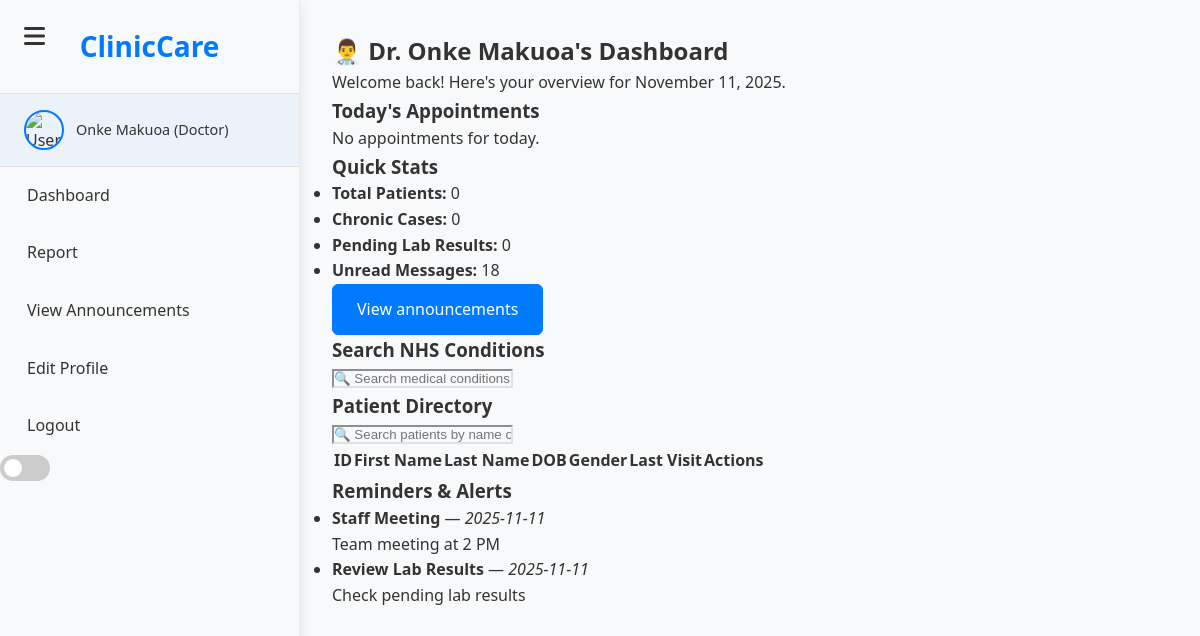
The page /doctorDashboard.html (signed in) on the database its author committed.
### models.py (models this page shows, shortened)
class Employee(db.Model):
    __tablename__ = 'employees'
    id = db.Column(db.Integer, primary_key=True)
    first_name = db.Column(db.String(100), nullable=False)
    last_name = db.Column(db.String(100), nullable=False)
    email = db.Column(db.String(120), nullable=False, unique=True)
    password = db.Column(db.String(255), nullable=False)
    phone = db.Column(db.String(20))
    address = db.Column(db.Text)
    role = db.Column(db.String(20), nullable=False)
    hire_date = db.Column(db.String(20))
    availability = db.Column(db.String(20), default='available')
    profile_image = db.Column(db.String(255), default='default.jpg')
    staff_number = db.Column(db.String(50), unique=True, nullable=False, default='TEMPSTAFF')
    specialization = db.Column(db.String(100))
    created_at = db.Column(db.DateTime, default=datetime.utcnow)
    active = db.Column(db.Boolean, default=True, nullable=False)
    patients = db.relationship('Patient', backref='employee', lazy=True)
    appointments = db.relationship('Appointment', foreign_keys='Appointment.helper_id',
                                   primaryjoin="Employee.staff_number == Appointment.helper_id",
                                   backref='assigned_helper', lazy=True)  # ← FIXED: unique backref

### script.py (the view)
@app.route('/doctorDashboard.html')
def doctor_dashboard():
    if 'user_id' not in session or session.get('role') not in ['doctor', 'nurse']:
        logger.error(f"Unauthorized access: user_id={session.get('user_id')}, role={session.get('role')}")
        return redirect(url_for('login_page'))
    conn = None
    try:
        conn = get_db_connection()
        c = conn.cursor()
        employee_id = c.execute("SELECT id FROM employees WHERE staff_number = ?", (session['user_id'],)).fetchone()[0]
        c.execute("SELECT p.id, p.first_name, p.last_name, p.date_of_birth, p.gender FROM patients p WHERE p.employee_id = ?", (employee_id,))
        patients = [{'id': row['id'], 'first_name': row['first_name'], 'last_name': row['last_name'], 'date_of_birth': row['date_of_birth'], 'gender': row['gender'], 'last_visit_date': 'N/A'} for row in c.fetchall()]
        today = datetime.now().strftime('%Y-%m-%d')
        c.execute("""
            SELECT p.id, p.first_name, p.last_name, a.appointment_date
            FROM appointments a
            JOIN patients p ON a.patient_id = p.id
            WHERE a.appointment_date LIKE ? AND p.employee_id = ?
        """, (f'{today}%', employee_id))
        patients_today = [{'id': row['id'], 'first_name': row['first_name'], 'last_name': row['last_name'], 'appointment_time': row['appointment_date']} for row in c.fetchall()]
        c.execute("SELECT COUNT(*) FROM patients WHERE employee_id = ?", (employee_id,))
        total_patients = c.fetchone()[0]
        c.execute("SELECT COUNT(*) FROM patients WHERE medical_history LIKE '%chronic%' AND employee_id = ?", (employee_id,))
        chronic_patients = c.fetchone()[0]
        c.execute("SELECT AVG(length(current_medications) - length(replace(current_medications, ',', '')) + 1) FROM patients WHERE current_medications IS NOT NULL AND employee_id = ?", (employee_id,))
        avg_medications = c.fetchone()[0] or 0
        c.execute("SELECT COUNT(*) FROM messages WHERE title LIKE '%Doctor%'")
        unread_messages = c.fetchone()[0] or 0
        pending_lab_results = 0
        reminders = [
            {'title': 'Staff Meeting', 'date': datetime.now().strftime('%Y-%m-%d'), 'description': 'Team meeting at 2 PM'},
            {'title': 'Review Lab Results', 'date': datetime.now().strftime('%Y-%m-%d'), 'description': 'Check pending lab results'}
        ]
        health_trends = "Stable, with a slight increase in chronic condition cases this month."
        user_details = get_user_details(conn, session['user_id'])
        logger.debug(f"Rendering dashboard for username={session['user_id']}, role={session['role']}")
        return render_template('doctor/doctorDashboard.html',
                              now=datetime.now(),
                              username=session['user_id'],
                              patients=patients,
                              patients_today=patients_today,
                              total_patients=total_patients,
                              chronic_patients=chronic_patients,
                              avg_medications=avg_medications,
                              health_trends=health_trends,
                              user_details=user_details,
                              pending_lab_results=pending_lab_results,
                              unread_messages=unread_messages,
                              reminders=reminders)
    except Exception as e:
        logger.error(f"Doctor dashboard error: {str(e)}")
        flash(f'An error occurred: {str(e)}', 'error')
        return redirect(url_for('login_page'))
    finally:
        if conn:
            conn.close()

### templates/doctor/doctorDashboard.html (shortened to what this page needs)
{% extends "base.html" %}
{% block content %}
<div class="container mx-auto px-4 py-8 doctor-dash-container">
    <header class="doctor-dash-header mb-8">
        <h2 class="text-3xl font-bold">👨‍⚕️ Dr. {{ user_details.first_name }} {{ user_details.last_name }}'s Dashboard</h2>
        <p class="text-lg text-gray-600">Welcome back! Here's your overview for {{ now.strftime('%B %d, %Y') }}.</p>
    </header>
    <section class="grid grid-cols-1 lg:grid-cols-2 gap-8 mb-8 doctor-dash-top">
        <div class="bg-white rounded-lg shadow-md p-6 doctor-card schedule-card">
            <h3 class="text-xl font-semibold mb-4">Today's Appointments</h3>
            {% if patients_today %}
            <ul class="space-y-4 appointments-list overflow-y-auto max-h-80">
                {% for patient in patients_today %}
                <li class="border-b pb-2">
                    <strong class="text-lg">{{ patient.first_name }} {{ patient.last_name }}</strong> (ID: {{ patient.id }})
                    at {{ patient.appointment_time if patient.appointment_time else 'Time TBD' }}
                    <a href="{{ url_for('view_patient', id=patient.id) }}" class="btn btn-primary btn-sm inline-block mt-2">View Profile</a>
                </li>
                {% endfor %}
            </ul>
            {% else %}
            <p class="text-center text-gray-600">No appointments for today.</p>
            {% endif %}
        </div>
        <div class="bg-white rounded-lg shadow-md p-6 doctor-card quick-stats-card">
            <h3 class="text-xl font-semibold mb-4">Quick Stats</h3>
            <ul class="space-y-3">
                <li><strong>Total Patients:</strong> {{ total_patients }}</li>
                <li><strong>Chronic Cases:</strong> {{ chronic_patients }}</li>
                <li><strong>Pending Lab Results:</strong> {{ pending_lab_results | default(0) }}</li>
                <li><strong>Unread Messages:</strong> {{ unread_messages | default(0) }}</li>
            </ul>
            <a href="{{ url_for('doctor_view_announcements') }}" class="btn btn-primary btn-block mt-4">View announcements</a>
        </div>
    </section>
    <section class="bg-white rounded-lg shadow-md p-6 mb-8">
        <h3 class="text-xl font-semibold mb-4">Search NHS Conditions</h3>
        <input type="text" id="nhsConditionSearch" placeholder="🔍 Search medical conditions (e.g., diabetes)..." autocomplete="off" class="w-full p-2 border rounded-md mb-4">
    </section>
    <section class="bg-white rounded-lg shadow-md p-6 mb-8 doctor-dash-patients">
        <h3 class="text-xl font-semibold mb-4">Patient Directory</h3>
        <input type="text" id="searchInput" placeholder="🔍 Search patients by name or ID..." onkeyup="filterPatients()" autocomplete="off" class="w-full p-2 border rounded-md mb-4">
        <table id="patientsTable" class="w-full table-auto border-collapse">
            <thead class="bg-gray-100">
                <tr>
                    <th class="px-4 py-2 text-left">ID</th>
                    <th class="px-4 py-2 text-left">First Name</th>
                    <th class="px-4 py-2 text-left">Last Name</th>
                    <th class="px-4 py-2 text-left">DOB</th>
                    <th class="px-4 py-2 text-left">Gender</th>
                    <th class="px-4 py-2 text-left">Last Visit</th>
                    <th class="px-4 py-2 text-left">Actions</th>
                </tr>
            </thead>
        </table>
    </section>
    <section class="bg-white rounded-lg shadow-md p-6 doctor-dash-reminders">
        <h3 class="text-xl font-semibold mb-4">Reminders & Alerts</h3>
        {% if reminders %}
        <ul class="space-y-4 reminder-list">
            {% for reminder in reminders %}
            <li class="border-b pb-2">
                <strong>{{ reminder.title }}</strong> — <em>{{ reminder.date }}</em><br>
                {{ reminder.description }}
            </li>
            {% endfor %}
        </ul>
        {% else %}
        <p class="text-center text-gray-600">No reminders or alerts at the moment.</p>
        {% endif %}
    </section>
</div>
{% endblock %}

### templates/base.html (shortened to what this page needs)
<!DOCTYPE html>
<html lang="en">
<head>
  <link rel="stylesheet" href="https://cdnjs.cloudflare.com/ajax/libs/font-awesome/6.4.0/css/all.min.css">
  <link rel="stylesheet" href="{{ url_for('static', filename='css/baseSidebar.css') }}?v=2">
  {% if session.role == 'receptionist' %}
    <link rel="stylesheet" href="{{ url_for('static', filename='css/reception.css') }}?v=2">
  {% elif session.role == 'doctor' %}
    <link rel="stylesheet" href="{{ url_for('static', filename='css/doctor.css') }}?v=1">
  {% elif session.role == 'nurse' %}
    <link rel="stylesheet" href="{{ url_for('static', filename='css/nurse.css') }}?v=1">
  {% elif session.role == 'admin' %}
    <link rel="stylesheet" href="{{ url_for('static', filename='css/admin.css') }}?v=1">
  {% elif session.role == 'manager' %}
    <link rel="stylesheet" href="{{ url_for('static', filename='css/manager.css') }}?v=2">
  {% endif %}
</head>
<body class="dashboard-page" data-role="{{ session.role }}" data-user-id="{{ session.user_id or '' }}">
  <i class="fas fa-bars menu-icon" id="menu-toggle-btn"></i>
  <aside class="sidebar {% if session.role == 'receptionist' %}active{% endif %}" id="sidebar" role="navigation" aria-label="Main Navigation">
    <div class="logo">ClinicCare</div>
    <nav>
      {% if session.username %}
        <div class="user-info">
          <img src="{{ url_for('static', filename=session.profile_image) }}" alt="User Avatar" id="sidebarAvatar">
          <span>{{ session.username }} ({{ session.role | capitalize }})</span>
        </div>
        {% if session.role == 'receptionist' %}
          <ul>
            <li><a href="{{ url_for('reception_dashboard') }}" class="sidebar-btn">Dashboard</a></li>
            <li><a href="{{ url_for('manage_appointments') }}" class="sidebar-btn">Manage Appointments</a></li>
            <li><a href="{{ url_for('check_in_desk') }}" class="sidebar-btn">Check-In Desk</a></li>
            <li><a href="{{ url_for('helped_patients_report') }}" class="sidebar-btn">Patient Report</a></li>
            <li><a href="{{ url_for('search_patient') }}" class="sidebar-btn">Search Patients</a></li>
            <li><a href="{{ url_for('reception_view_announcements') }}" class="sidebar-btn">View Announcements</a></li>
            <li><a href="{{ url_for('edit_profile') }}" class="sidebar-btn">Edit Profile</a></li>
            <li><a href="{{ url_for('logout') }}" class="sidebar-btn logout-btn">Logout</a></li>
            <li class="theme-toggle-wrapper">
              <label class="switch ms-3">
                <input type="checkbox" id="darkModeToggle">
                <span class="slider round"></span>
              </label>
            </li>
          </ul>
        {% elif session.role == 'doctor' %}
          <ul>
            <li><a href="{{ url_for('doctor_dashboard') }}" class="sidebar-btn">Dashboard</a></li>
            <li><a href="{{ url_for('doctor_report') }}" class="sidebar-btn">Report</a></li>
            <li><a href="{{ url_for('doctor_view_announcements') }}" class="sidebar-btn">View Announcements</a></li>
            <li><a href="{{ url_for('edit_profile') }}" class="sidebar-btn">Edit Profile</a></li>
            <li><a href="{{ url_for('logout') }}" class="sidebar-btn logout-btn">Logout</a></li>
            <li class="theme-toggle-wrapper">
              <label class="switch ms-3">
                <span class="slider round"></span>
              </label>
            </li>
          </ul>
        {% endif %}
      {% else %}
        <ul><li><a href="{{ url_for('login_page') }}">Login</a></li></ul>
      {% endif %}
    </nav>
  </aside>
  <main class="dashboard" id="main-content">
    {% block content %}{% endblock %}
  </main>
</body>
</html>

### rows shown on the page
Employee: role "Doctor", first_name "Onke", last_name "Makuoa"

### other values the page prints
{{ session.username }} "Onke Makuoa"
{{ now.strftime('%B %d, %Y') }} "November 11, 2025"
{{ total_patients }} "0"
{{ chronic_patients }} "0"
{{ pending_lab_results | default(0) }} "0"
{{ unread_messages | default(0) }} "18"
{{ reminder.title }} "Staff Meeting" "Review Lab Results"
{{ reminder.date }} "2025-11-11" "2025-11-11"
{{ reminder.description }} "Team meeting at 2 PM" "Check pending lab results"
